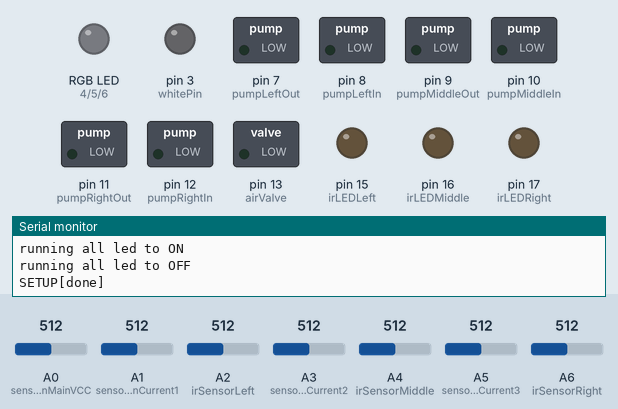
Bench run of a program on a simulated Arduino Mega 2560, built with avr-gcc and run on an emulated ATmega2560. Parts: switched loads named in the program (green lamp = pin HIGH), an RGB LED mixed from three pins (HIGH = lit), output pins drawn as LEDs (lit = HIGH), the last lines printed to the serial monitor. Dashed ring = blinking. The test bench sets the inputs (shaded band); at power-on: A2 (irSensorLeft) = 512, A0 (sensorPinMainVCC) = 512, A1 (sensorPinCurrent1) = 512, A3 (sensorPinCurrent2) = 512, A4 (irSensorMiddle) = 512, A5 (sensorPinCurrent3) = 512, A6 (irSensorRight) = 512. Dim RGB values are drawn brighter than linear.

Above: at 12.1 s.
12.2 s: A2 (irSensorLeft) set to 206
At 15.0 s:
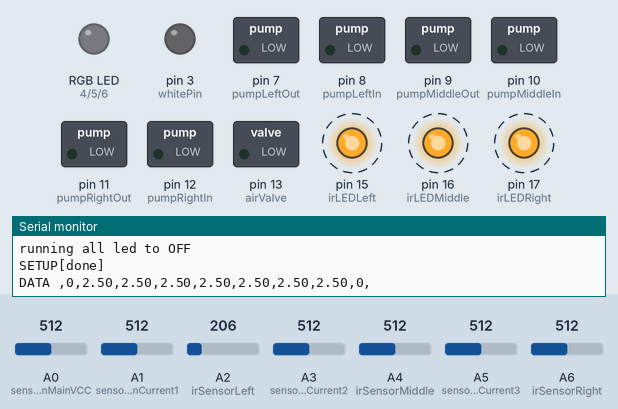
18.9 s: A2 (irSensorLeft) set to 187
At 20.4 s:
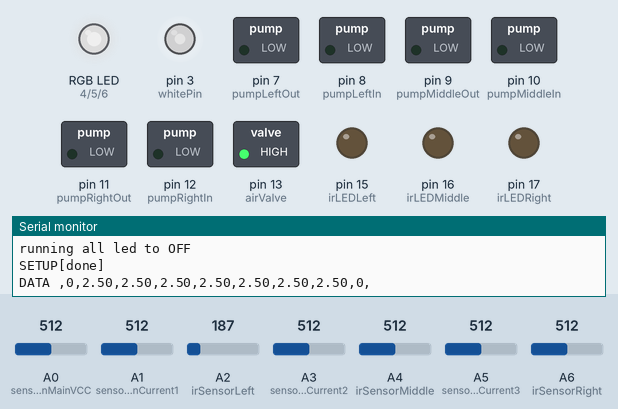
At 21.3 s:
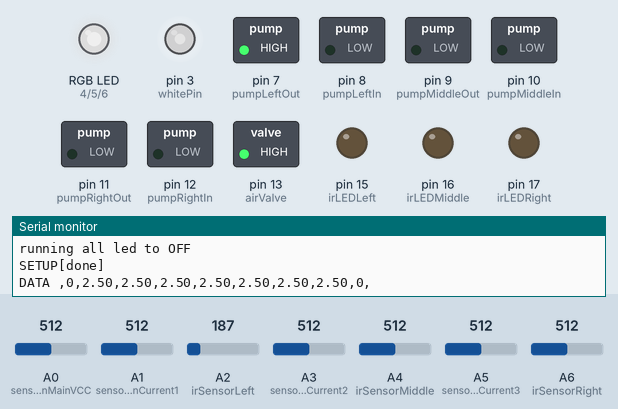
Timing chart, 0 to 67.1 s (numbered marks = the images above; inputs shaded):
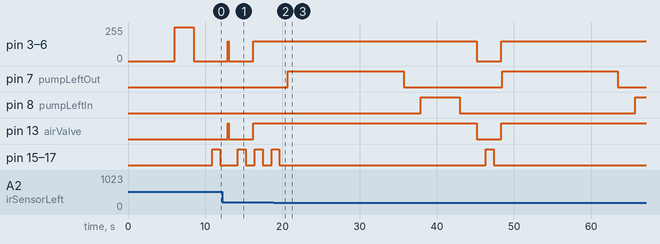

The program:

main.cpp
```cpp
/**
* #########################
* # Humbold University zu Berlin
* # iGEM 2019 on Chlaydomonas cultivation
*
* #########################
* # @version  0.5
* # @platform  arduino AT Mega 2560
* # @clock  16mHz
* # @created  20190614
* # @changed  2011018
* # @user

      epicness
      tet
*
* #########################
* # selftest, rining wires, light on big to grow, break in for sensoring
* # grow-30sec, break-1sec
*
* #########################
*/
//#####################################################################
// general import declaration
#include <Arduino.h>

//#####################################################################
// pcb wiring - input analog of sensors
int sensorPinMainVCC   = A0;    // vcc level in volt of 5 Volt system
int sensorPinCurrent1  = A1;    // current used via shunt in mV/
int irSensorLeft = A2;          // opt 101  sense 680nm in mV
int sensorPinCurrent2  = A3;    // current used via shunt in mV/
int irSensorMiddle = A4;        // opt 101  sense 680nm in mV
int sensorPinCurrent3  = A5;    // current used via shunt in mV/
int irSensorRight = A6;         // opt 101  sense 680nm in mV   // Water Temp. Sensor DS18B20

// pcb wiring - input digital

 int whitePin = 3;
 int redPin   = 4;
 int greenPin = 5;
 int bluePin  = 6;

 int pumpLeftIn    = 8;
 int pumpLeftOut   = 7;
 int pumpMiddleIn = 10;
 int pumpMiddleOut = 9;
 int pumpRightIn  = 12;
 int pumpRightOut = 11;

 int sensorPinTempSense = 14;
 int airValve = 13;

 //
  int irLEDLeft   = 15;
  int irLEDMiddle = 16;
  int irLEDRight  = 17;

//#####################################################################
//  member variables - variable, to calc and screw
int analogRead0 = 0;     // vcc main supply of the system
int analogRead1 = 0;     // opt101 current value
int readLeftSensor = 0;  // opt101 sensor value
int analogRead3 = 0;     // opt101 current value
int readMiddleSensor = 0;// opt101 sensor value
int analogRead5 = 0;     // opt101 current value
int readRightSensor = 0; // opt101 sensor value
int analogRead7 = 0;     // no function yet

int digitalRead0 = 0; // vcc main supply
int digitalRead1 = 0; //
int digitalRead2 = 0; //
int digitalRead3 = 0; // WhiteLED
int digitalRead4 = 0; // RedLED
int digitalRead5 = 0; // GreenLED
int digitalRead6 = 0; // BlueLED
int digitalRead7 = 0; // pumpLeftOut
int digitalRead8 = 0; // pumpLeftIn
int digitalRead9 = 0; // pumpMiddleOut
int digitalRead10 = 0;// pumpMiddleIn
int digitalRead11 = 0;// pumpRightOut
int digitalRead12 = 0;// pumpRightIn
int digitalRead13 = 0;// airValve to stop gas flow to the chambers
int digitalRead14 = 0;

int inByte = 0;         // incoming serial byte

int roundCycle = 0; // number of measurments


int brightnessWhite = 0; // value between 0 und 255 – for intensity of white LEDs
int brightnessRed = 0; // value between 0 und 255 – for intensity of red LEDs
int brightnessGreen = 0; // value between 0 und 255 – for intensity of green LEDs
int brightnessBlue = 0; // value between 0 und 255 – for intensity of blue LEDs
int airValveStatus = 0; // dont touch!
//#####################################################################
// member variables - timing
unsigned long previousMillis = 0;   // will store last time
const long interval = 10*60*1000;        // 10 minutes x 60 sec * 1000 milli
const int pumpTime = 5000; // time the pump is running

//#####################################################################

/**
 * shift the value to the external module ( MOSFET )
 */
void setColor() {
  analogWrite(redPin, brightnessRed);
  analogWrite(greenPin,brightnessGreen);
  analogWrite(bluePin, brightnessBlue);
  analogWrite(whitePin, brightnessWhite);
  analogWrite(airValve, airValveStatus);
  delay(100);
}

/**
##########################################################################
 * set white, red and blue to 255 and green to 50;
 */
 void setAllLLightOn() {
    brightnessWhite = 255;
    brightnessRed = 255;
    brightnessGreen = 255;
    brightnessBlue = 255;
    airValveStatus = 0;
    setColor();
    delay(100);
 }

 /**
  * set white, red and blue to 255 and green to 50;
  */
  void setLightOff() {
     brightnessWhite = 0;
     brightnessRed = 0;
     brightnessGreen = 0;
     brightnessBlue = 0;
     airValveStatus = 0;
     setColor();
     delay(100);

  }


/**
 * set white, red and blue to your wished intensity and color ;
 */
 void setGrowLight() {
    brightnessWhite = 150;
    brightnessRed = 150;
    brightnessGreen = 150;
    brightnessBlue = 150;

    airValveStatus = 255;
    setColor();
 }


/**
* prepare and init variables and io procedure
*/
void setup() {

  // monitoring on a remote computer
  Serial.begin(9600);
  while (!Serial) {
    ; // getReadyStateLike
  }

  delay(2222);  // time to get upset done

  // ready we guess....
  if (Serial.available() == 0 && Serial.availableForWrite() > 0) { // ready for serial output
    //Serial.available()
    Serial.print("SERIAL[");
    Serial.print(Serial.available());
    Serial.print("|");
    Serial.print(Serial.availableForWrite());
    Serial.print("|");
    Serial.print(Serial.getTimeout());
    Serial.println("]");
    delay(Serial.getTimeout()*1.41);

  }

  // gpio - input // Arduino pin selction

  pinMode(sensorPinMainVCC, INPUT); // analog0
  pinMode(sensorPinCurrent1, INPUT); // analog1
  pinMode(irSensorLeft, INPUT); // analog3
  pinMode(sensorPinCurrent2, INPUT); // analog4
  pinMode(irSensorMiddle, INPUT); // analog5
  pinMode(sensorPinCurrent3, INPUT); // analog6
  pinMode(irSensorRight, INPUT); // analog7
  pinMode(sensorPinTempSense, INPUT); // digital13
  // gpio - output
  pinMode(whitePin, OUTPUT);
  pinMode(redPin, OUTPUT);
  pinMode(greenPin, OUTPUT);
  pinMode(bluePin, OUTPUT);
  pinMode(pumpLeftIn, OUTPUT);
  pinMode(pumpLeftOut, OUTPUT);
  pinMode(pumpMiddleIn, OUTPUT);
  pinMode(pumpMiddleOut, OUTPUT);
  pinMode(pumpRightIn, OUTPUT);
  pinMode(pumpRightOut, OUTPUT);
  pinMode(airValve, OUTPUT);

  pinMode(irLEDLeft, OUTPUT);
  pinMode(irLEDMiddle, OUTPUT);
  pinMode(irLEDRight, OUTPUT);


  // informing the serial monitor, which source file was used ....
  Serial.println("using file for this project: OpenPBR-0.4.cpp");
//####################
  // log header
  Serial.println("INIT[roundCycle,Vcc,Vin LeftChamber,Vout LeftChamber ,Vin MiddleChamber,Vout MiddleChamber,Vin rightChamber,Vout rightChamber,Temp.]");

  Serial.print("INTERVAL,");// first line in log for interval
  Serial.print(interval);
  Serial.println(",");
//#####################

  Serial.print("INPUTPORT[");
  Serial.print(millis());
  Serial.print(",");
  Serial.print(sensorPinMainVCC);
  Serial.print(",");
  Serial.print(sensorPinCurrent1); //Vin LeftChamber
  Serial.print(",");
  Serial.print(sensorPinCurrent2); //Vin MiddleChamber
  Serial.print(",");
  Serial.print(sensorPinCurrent3); //Vin rightChamber
  Serial.print(",");
  Serial.print(irSensorLeft); //Vout LeftChamber
  Serial.print(",");
  Serial.print(irSensorMiddle); //Vout MiddleChamber
  Serial.print(",");
  Serial.print(irSensorRight); //Vout rightChamber
  Serial.print(",");
  Serial.print(sensorPinTempSense);
  Serial.println(",");
/*
//this could be used for button control in future
  Serial.print("OUTPUTPORT[");
  Serial.print(ledPWR);
  Serial.print("|");
  Serial.print(ledRDY);
  Serial.print("|");
  Serial.print(ledBSY);
  Serial.println("]");
*/

Serial.print("UPDATE[");
Serial.print(interval);
Serial.println(",");

  // led check, on and off
  Serial.println("running all led to ON");
  delay(2222);
  setAllLLightOn();
  delay(2222);
  Serial.println("running all led to OFF");
  setLightOff();
  delay(2222);


  Serial.println("SETUP[done]");
}


//#####################################################################
// from here on running code for non blocking behaviour// ab hier echtes programm
//#####################################################################


/**
* read values from wired inputs
* send data via serial to host computer, for logging
*/
void doTheLogging() { //logging of sensor values
  //if ( isItTime == 1 ) {
    // get incoming byte:
    inByte = Serial.read(); // start serial monitor
    //#####################################################################
    analogRead0 = analogRead(sensorPinMainVCC); //real values
    analogRead1 = analogRead(sensorPinCurrent1);
    //readLeftSensor = analogRead(irSensorLeft);
    analogRead3 = analogRead(sensorPinCurrent2);
    //readMiddleSensor = analogRead(irSensorMiddle);
    analogRead5 = analogRead(sensorPinCurrent3);
    //readRightSensor = analogRead(irSensorRight);


    // read switch, map it to 0 or 255 //for buttons in future
  //  digitalRead0 = map(digitalRead(digitalPinInput), 0, 1, 0, 255); // for buttons in future
    //#####################################################################
    // send sensor values:
    Serial.print("DATA ,");
    Serial.print(roundCycle);
    Serial.print(",");
    Serial.print(analogRead0 * ( 5.0 / 1023 )); // divide 5V through 1023
    Serial.print(",");
    Serial.print(analogRead1 * ( 5.0 / 1023 ));
    Serial.print(",");
    Serial.print(readLeftSensor * ( 5.0 / 1023 ));
    Serial.print(",");
    Serial.print(analogRead3 * ( 5.0 / 1023 ));
    Serial.print(",");
    Serial.print(readMiddleSensor * ( 5.0 / 1023 ));
    Serial.print(",");
    Serial.print(analogRead5 * ( 5.0 / 1023 ));
    Serial.print(",");
    Serial.print(readRightSensor * ( 5.0 / 1023 ));
    Serial.print(",");
    Serial.print(digitalRead13);// temp senseor
    Serial.println(",");
  //} else {
    // nothing
    // Serial.println("SERIAL[UNRESOLVED]");
    // @todo could count the unused case here :/
//}
    roundCycle++; // number of measurments  +1
}


/**
//for buttons
* timer check and update
* blinks then
*/
void checTimeAndLog(){ //
  unsigned long currentMillis = millis(); // holt laufzeit seit setup()
  if ((currentMillis - previousMillis) >= interval) { // es so weit

    // save time
    previousMillis = currentMillis;
    setLightOff();
    delay(500);
    doTheLogging();
    delay(500);
  } else {
    setGrowLight();
  }

//  } else {
    // come back later and use above
//  }

}

/**
  * switch ir led on, read value from opt101 sensor, switch ir led off
  */
void measureDensity(){
    // put ir led on
    digitalWrite(irLEDLeft, HIGH);
    digitalWrite(irLEDMiddle, HIGH);
    digitalWrite(irLEDRight, HIGH);


    delay(1000);    // give the sensor some time, to swing in

    // measure density with sesor opt101
     readLeftSensor = analogRead(irSensorLeft);
     readMiddleSensor = analogRead(irSensorMiddle);
     readRightSensor = analogRead(irSensorRight);

     digitalWrite(irLEDLeft, LOW);
     digitalWrite(irLEDMiddle, LOW);
     digitalWrite(irLEDRight, LOW);


     delay(1000);   // wait, till measruing is done
  // switch ir led OFF
}

/*
#################################
Pump controll
*/
void checkDensityAndPump(){

  setGrowLight();

  //Serial.print("readLeftSensor: ");
  //Serial.println(readLeftSensor);

  if ( readLeftSensor <= 195 ) { // decide on density == 1 (example OD 1 [a.u.] = 0.95v on Vout of opt101. Divide 1024 by 5 volt times the Vout value you want to dilute the culture by)
    // stop cycle and pump medium out
    //Serial.println("pumping chamber left out");
    digitalWrite(pumpLeftOut, HIGH);
    delay(pumpTime*3);   //  run pump for x seconds
    digitalWrite(pumpLeftOut, LOW);
    delay(2222);    // wait for some time

    // when medium is exported, refill with fresh medium
    //Serial.println("pumping chamber left in");
    digitalWrite(pumpLeftIn, HIGH);
    delay(pumpTime);   //  run pump for x seconds
    digitalWrite(pumpLeftIn, LOW);
    delay(2222);    // wait for some time
  }

  //Serial.print("readMiddleSensor: ");
  //Serial.println(readMiddleSensor);
  if ( readMiddleSensor <= 195 ) { // decide on density == 1 (example OD 1 [a.u.] = 0.95v on Vout of opt101. Divide 1024 by 5 volt times the Vout value you want to dilute the culture by)
    //Serial.println("pumping chamber left out");
    // stop cycle and pump medium out
    digitalWrite(pumpMiddleOut, HIGH);
    delay(pumpTime*3);   //  run pump for x seconds
    digitalWrite(pumpMiddleOut, LOW);
    delay(2222);    // wait for some time

    // when medium is exported, refill with fresh medium
   // Serial.println("pumping chamber middle in");
    digitalWrite(pumpLeftIn, HIGH);
    delay(pumpTime);   //  run pump for x seconds
    digitalWrite(pumpLeftIn, LOW);
    delay(2222);    // wait for some time
  }

  //Serial.print("readRightSensor: ");
 // Serial.println(readRightSensor);
  if ( readRightSensor <= 195 ) { // decide on density == 1 (example OD 1 [a.u.] = 0.95v on Vout of opt101. Divide 1024 by 5 volt times the Vout value you want to dilute the culture by)
    // stop cycle and pump medium out
    //Serial.println("pumping chamber right in");
    digitalWrite(pumpRightOut, HIGH);
    delay(pumpTime*3);   //  run pump for x seconds
    digitalWrite(pumpRightOut, LOW);
    delay(2222);    // wait for some time

    // when medium is exported, refill with fresh medium
    //Serial.println("pumping chamber right out");
    digitalWrite(pumpRightIn, HIGH);
    delay(pumpTime);   //  run pump for x seconds
    digitalWrite(pumpRightIn, LOW);
    delay(2222);    // wait for some time
  }
}
/**
* do the heavy shit in here
* used methods should be declared before, top->down compiling :/
*/
void loop() {

  //doTheLogging();
  measureDensity();
  checkDensityAndPump();
  //setGrowLight();
  // up and down check
  checTimeAndLog(); // benutz die methode abfragen nach zeit zum messen

}
```

Measured:
- the behaviour switches between 196 and 195 on A2 (irSensorLeft) (found by bisection; images 1 and 2)
- after the input at 18.9 s, pin 7 (pumpLeftOut): alternates HIGH for 15.0 s and LOW for 12.7 s, starting after 1.8 s; pin 8 (pumpLeftIn): LOW → HIGH after 19.0 s, → LOW 5.0 s later, → HIGH 22.7 s later
